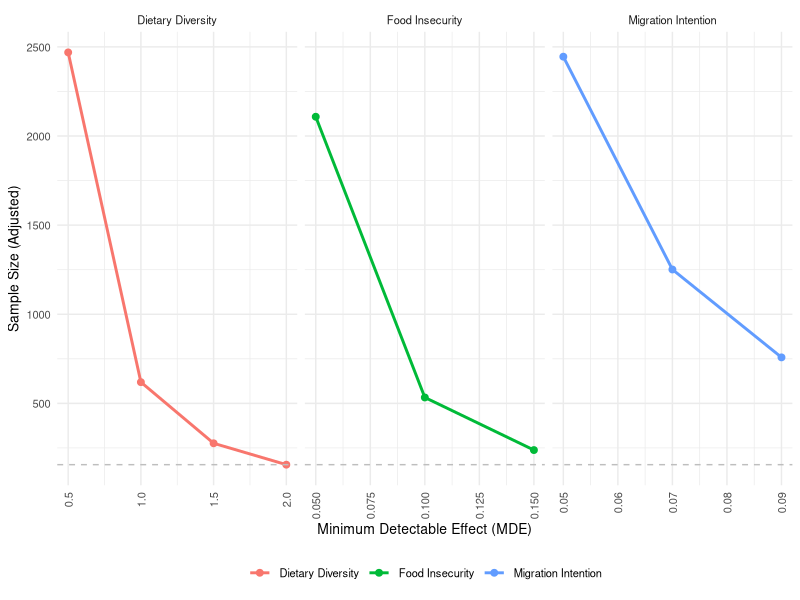
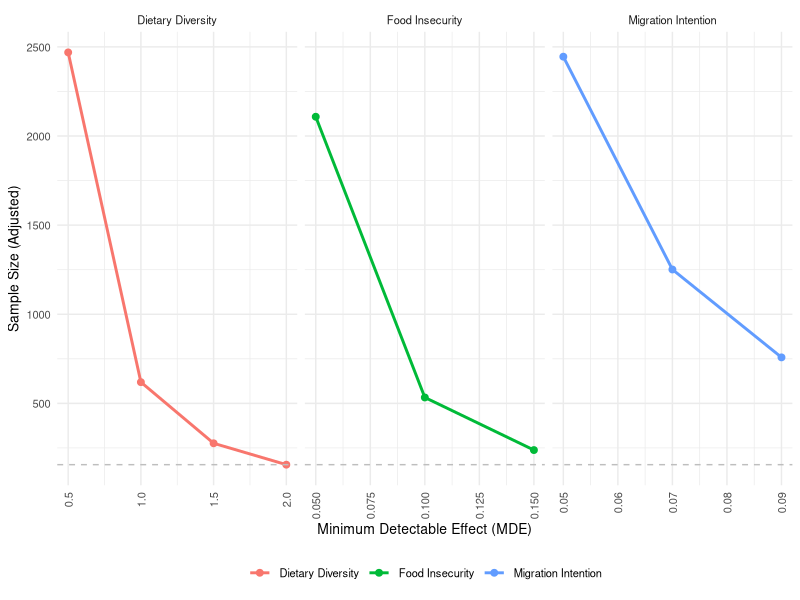

Source code (R) for these figures, in order:
# Load necessary libraries
library(pwr)
library(ggplot2)
library(dplyr)

# Function to calculate binary outcome sample size
binary_sample_size <- function(p1, p2, alpha, power, r2, oversample) {
  # Calcular Cohen's h utilizando la fórmula correcta
  h <- abs(2 * asin(sqrt(p1)) - 2 * asin(sqrt(p2)))
  tryCatch({
    n_unadj <- pwr.2p.test(h = h, sig.level = alpha, power = power)$n
    n_adj <- n_unadj / (1 - r2) # Ajuste por covariables
    n_total <- n_adj * (1 + oversample) # Sobremuestreo
    return(ceiling(n_total))
  }, error = function(e) {
    return(NA) # Retorna NA si falla el cálculo
  })
}

# Function to calculate continuous outcome sample size
continuous_sample_size <- function(sd, mde, alpha, power, r2, oversample) {
  tryCatch({
    n_unadj <- pwr.t.test(d = mde / sd, sig.level = alpha, power = power)$n
    n_adj <- n_unadj / (1 - r2) # Adjust for covariates
    n_total <- n_adj * (1 + oversample) # Oversample
    return(ceiling(n_total))
  }, error = function(e) {
    return(NA) # Return NA if calculation fails
  })
}

# Study Parameters
alpha <- 0.05
power <- 0.8
oversample <- 0.1
r2_values <- list(migration = 0.3, food_insecurity = 0.2, dietary_diversity = 0.3)

# MDE ranges
migration_mdes <- seq(0.05, 0.10, by = 0.02)
food_insecurity_mdes <- seq(0.05, 0.15, by = 0.05)
dietary_diversity_mdes <- seq(0.5, 2, by = 0.5)

# Recommended sampling values (for vertical lines in plots)
migration_recommended <- 0.06
food_insecurity_recommended <- 0.1
dietary_diversity_recommended <- 1

# Baseline values
migration_base <- 0.43
food_insecurity_base <- 0.4
dietary_diversity_sd <- 5

# Gender-specific baseline values
female_headed_households <- 0.35 # Proportion of female-headed households
male_headed_households <- 0.65   # Proportion of male-headed households

# Ethnic group-specific baseline values
indigenous_households <- 0.15  # Proportion of indigenous households
non_indigenous_households <- 0.85 # Proportion of non-indigenous households

# Fragility typology-specific proportions
fragility_proportions <- list(
  high_conflict = 0.3,
  high_non_conflict = 0.2,
  low_conflict = 0.3,
  low_non_conflict = 0.2
)

# Calculate sample sizes for each outcome
migration_sample_sizes <- sapply(migration_mdes, function(mde) 
  binary_sample_size(migration_base, migration_base + mde, alpha, power, r2_values$migration, oversample))

food_insecurity_sample_sizes <- sapply(food_insecurity_mdes, function(mde) 
  binary_sample_size(food_insecurity_base, food_insecurity_base + mde, alpha, power, r2_values$food_insecurity, oversample))

dietary_diversity_sample_sizes <- sapply(dietary_diversity_mdes, function(mde) 
  continuous_sample_size(dietary_diversity_sd, mde, alpha, power, r2_values$dietary_diversity, oversample))

# Combine results into a data frame
results <- data.frame(
  Outcome = c(rep("Migration Intention", length(migration_mdes)),
              rep("Food Insecurity", length(food_insecurity_mdes)),
              rep("Dietary Diversity", length(dietary_diversity_mdes))),
  MDE = c(migration_mdes, food_insecurity_mdes, dietary_diversity_mdes),
  SampleSize = c(migration_sample_sizes, food_insecurity_sample_sizes, dietary_diversity_sample_sizes)
)

# Adjust sample sizes for gender, ethnic, and fragility strata
results_gender_ethnic_fragility <- results %>%
  mutate(
    Female_SampleSize = SampleSize * female_headed_households,
    Male_SampleSize = SampleSize * male_headed_households,
    Indigenous_SampleSize = SampleSize * indigenous_households,
    Non_Indigenous_SampleSize = SampleSize * non_indigenous_households,
    High_Conflict_SampleSize = SampleSize * fragility_proportions$high_conflict,
    High_Non_Conflict_SampleSize = SampleSize * fragility_proportions$high_non_conflict,
    Low_Conflict_SampleSize = SampleSize * fragility_proportions$low_conflict,
    Low_Non_Conflict_SampleSize = SampleSize * fragility_proportions$low_non_conflict
  )

# Visualization
ggplot(results, aes(x = MDE, y = SampleSize, color = Outcome)) +
  geom_line(size = 1) +
  geom_point(size = 2) +
  facet_wrap(~ Outcome, scales = "free_x", ncol = 3) +
  theme_minimal() +
  theme(legend.position = "bottom", text = element_text(size = 10)) +
  geom_hline(aes(yintercept = min(SampleSize, na.rm = TRUE)), linetype = "dashed", color = "gray") +
  #geom_vline(data = data.frame(Outcome = c("Migration Intention", "Food Insecurity", "Dietary Diversity"), 
  #                             Recommended = c(migration_recommended, food_insecurity_recommended,   dietary_diversity_recommended)), 
#             aes(xintercept = Recommended), linetype = "dotted", color = "blue") +
  labs(x = "Minimum Detectable Effect (MDE)", y = "Sample Size (Adjusted)", color = NULL)+
  theme(axis.text.x = element_text(angle = 90, vjust = 0.5, hjust=1))

ggsave("WB_Sampling.png",width = 6, height = 4, dpi = 300, units = "in", device='png')

# Combined total sample size
combined_sample_size <- sum(c(migration_sample_sizes, food_insecurity_sample_sizes, dietary_diversity_sample_sizes), na.rm = TRUE)

# Summary Table
summary_table <- results_gender_ethnic_fragility %>%
  group_by(Outcome) %>%
  summarise(
    Min_SampleSize = min(SampleSize, na.rm = TRUE),
    Max_SampleSize = max(SampleSize, na.rm = TRUE),
    Total_SampleSize = sum(SampleSize, na.rm = TRUE),
    Female_SampleSize = sum(Female_SampleSize, na.rm = TRUE),
    Male_SampleSize = sum(Male_SampleSize, na.rm = TRUE),
    Indigenous_SampleSize = sum(Indigenous_SampleSize, na.rm = TRUE),
    Non_Indigenous_SampleSize = sum(Non_Indigenous_SampleSize, na.rm = TRUE),
    High_Conflict_SampleSize = sum(High_Conflict_SampleSize, na.rm = TRUE),
    High_Non_Conflict_SampleSize = sum(High_Non_Conflict_SampleSize, na.rm = TRUE),
    Low_Conflict_SampleSize = sum(Low_Conflict_SampleSize, na.rm = TRUE),
    Low_Non_Conflict_SampleSize = sum(Low_Non_Conflict_SampleSize, na.rm = TRUE),
    Recommended_MDE = if_else(Outcome == "Migration Intention", migration_recommended,
                              if_else(Outcome == "Food Insecurity", food_insecurity_recommended, dietary_diversity_recommended))
  )

# Output combined sample size and summary table
list(
  Combined_Total_Sample_Size = combined_sample_size,
  Summary_Table = summary_table
)
